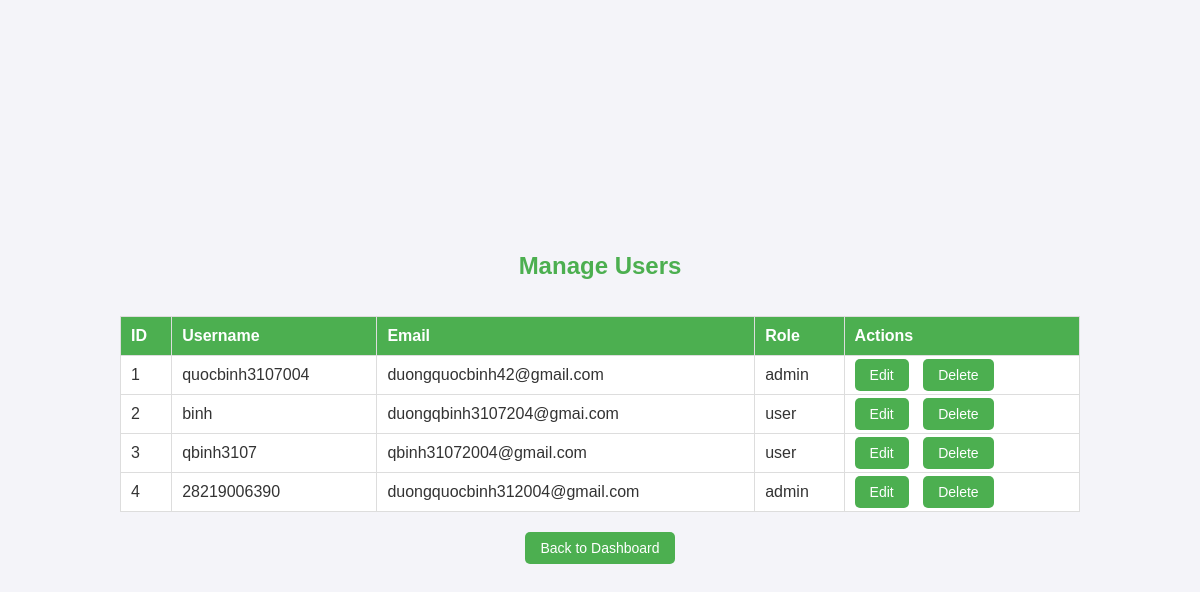
Screenshot of /users (signed in) with the database file from the repository.
### app.py (models this page shows)
class User(db.Model):
    id = db.Column(db.Integer, primary_key=True)
    username = db.Column(db.String(80), nullable=False, unique=True)
    email = db.Column(db.String(120), nullable=False, unique=True)
    password = db.Column(db.String(200), nullable=False)
    role = db.Column(db.String(20), nullable=False, default="user")  # Mặc định là người dùng bình thường

### app.py (the view)
@app.route('/users')
def users():
    if 'user_id' in session:
        user = User.query.get(session['user_id'])
        if user.role == 'admin':
            all_users = User.query.all()
            return render_template('users.html', users=all_users)
        else:
            flash('Access denied. Only admin can view user list.', 'danger')
            return redirect(url_for('home'))
    flash('You need to login first.', 'danger')
    return redirect(url_for('login'))

### templates/users.html (shortened to what this page needs)
<!DOCTYPE html>
<html lang="en">
<head>
</head>
<body>
    <h1>Manage Users</h1>
    <table>
        <thead>
            <tr>
                <th>ID</th>
                <th>Username</th>
                <th>Email</th>
                <th>Role</th>
                <th>Actions</th>
            </tr>
        </thead>
        <tbody>
            {% for user in users %}
            <tr>
                <td>{{ user.id }}</td>
                <td>{{ user.username }}</td>
                <td>{{ user.email }}</td>
                <td>{{ user.role }}</td>
                <td class="action-buttons">
                    <a href="/edit_user/{{ user.id }}">Edit</a>
                    <a href="/delete_user/{{ user.id }}" onclick="return confirm('Are you sure you want to delete this user?');">Delete</a>
                </td>
            </tr>
            {% endfor %}
        </tbody>
    </table>
    <a href="/admin_dashboard">Back to Dashboard</a>
</body>
</html>

### templates/users.html (style rules this page uses)
body { font-family: Arial, sans-serif; background-color: #f4f4f9; margin: 0; padding: 0; display: flex; justify-content: center; align-items: center; flex-direction: column; height: 100vh; color: #333333; }
table { border-collapse: collapse; width: 80%; background-color: #ffffff; margin: 20px 0; }
table th, table td { text-align: left; border: 1px solid #ddd; padding: 10px; }
table th { background-color: #4caf50; color: white; }
h1 { font-size: 24px; color: #4caf50; }
a, button { font-size: 14px; text-decoration: none; padding: 8px 15px; border-radius: 5px; color: white; background-color: #4caf50; border: none; cursor: pointer; transition: background-color 0.3s; }
.action-buttons a { margin-right: 10px; }

### rows the page displays
User: id "1", username "quocbinh3107004", email "duongquocbinh42@gmail.com", role "admin"
User: id "2", username "binh", email "duongqbinh3107204@gmai.com", role "user"
User: id "3", username "qbinh3107", email "qbinh31072004@gmail.com", role "user"
User: id "4", username "28219006390", email "duongquocbinh312004@gmail.com", role "admin"
